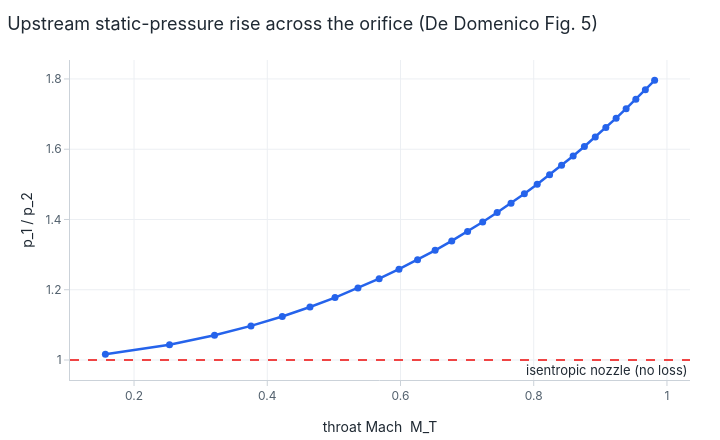

The notebook cell saved with this chart:
### Markdown cell above
## 1. Mean flow — upstream pressure rise (De Domenico Fig. 5 / 9)

For the **orifice plate** ($\beta=\beta_{\min}$) the flow contracts isentropically to
the throat and then expands as a jet with a momentum-conserving (lossy) jump.  We
sweep the inlet total pressure, solve the steady mean flow, and read the throat Mach
and the upstream/downstream static-pressure ratio $p_1/p_2$.  The loss shows up as
$p_1/p_2 > 1$ (upstream static pressure is higher), growing with Mach — exactly the
orifice signature in their Fig. 5.  The fully isentropic nozzle would recover all of
it ($p_1/p_2 = 1$ for $A_1=A_2$).

### Code cell
def solve_orifice(pt_in):
    # Cambridge orifice plate: isentropic contraction A1->AT + Borda expansion AT->A2
    net = [cat.total_pressure_inlet(pt_in, 300.0), cat.isentropic_area_change(),
           cat.sudden_area_change(eps=SAC_EPS), cat.pressure_outlet(101325.0, 300.0)]
    prob = cat.build_problem(CFG, net, [(0, 1, A1), (1, 2, AT), (2, 3, A2)], 1.0, 101325.0, CP * 300.0)
    res = solve(prob)
    return prob, res, states_table(prob, res.x)

pts = np.linspace(103000.0, 182000.0, 30)
MT, p_ratio = [], []
for pt in pts:
    _, res, est = solve_orifice(pt)
    if not res.converged or est[ES_M, 1] >= 1.0:
        continue
    MT.append(est[ES_M, 1]); p_ratio.append(est[ES_P, 0] / est[ES_P, 2])
MT, p_ratio = np.array(MT), np.array(p_ratio)

fig = go.Figure()
fig.add_trace(go.Scatter(x=MT, y=p_ratio, mode="lines+markers", name="orifice (FNS)", line_color=COLORWAY[0]))
fig.add_hline(y=1.0, line=dict(dash="dash", color=COLORWAY[4]),
              annotation_text="isentropic nozzle (no loss)", annotation_position="bottom right")
fig.update_layout(title="Upstream static-pressure rise across the orifice (De Domenico Fig. 5)",
                  xaxis_title="throat Mach  M_T", yaxis_title="p_1 / p_2", height=440, width=720)
fig.show()
print(f"throat Mach span: {MT.min():.2f} .. {MT.max():.2f}   (subsonic; M_T = 1 is the choke / v1 limit)")

### Figure 1 — Plotly figure (JSON) as saved in the notebook; plotly's stock layout.template omitted (floating-point values rounded to 4 significant figures)
{"data": [{"line": {"color": "#2563eb"}, "mode": "lines+markers", "name": "orifice (FNS)", "type": "scatter", "x": [0.157, 0.2532, 0.3208, 0.3756, 0.4225, 0.4641, 0.5017, 0.5361, 0.568, 0.5977, 0.6256, 0.652, 0.677, 0.7007, 0.7234, 0.7451, 0.7659, 0.7859, 0.8052, 0.8238, 0.8418, 0.8592, 0.876, 0.8924, 0.9083, 0.9237, 0.9387, 0.9533, 0.9676, 0.9815], "y": [1.017, 1.043, 1.07, 1.097, 1.124, 1.151, 1.178, 1.205, 1.232, 1.258, 1.285, 1.312, 1.339, 1.366, 1.393, 1.42, 1.447, 1.473, 1.5, 1.527, 1.554, 1.581, 1.608, 1.635, 1.662, 1.688, 1.715, 1.742, 1.769, 1.796]}], "layout": {"annotations": [{"showarrow": false, "text": "isentropic nozzle (no loss)", "x": 1, "xanchor": "right", "xref": "x domain", "y": 1, "yanchor": "top", "yref": "y"}], "height": 440, "shapes": [{"line": {"color": "#ef4444", "dash": "dash"}, "type": "line", "x0": 0, "x1": 1, "xref": "x domain", "y0": 1, "y1": 1, "yref": "y"}], "title": {"text": "Upstream static-pressure rise across the orifice (De Domenico Fig. 5)"}, "width": 720, "xaxis": {"title": {"text": "throat Mach  M_T"}}, "yaxis": {"title": {"text": "p_1 / p_2"}}}}
